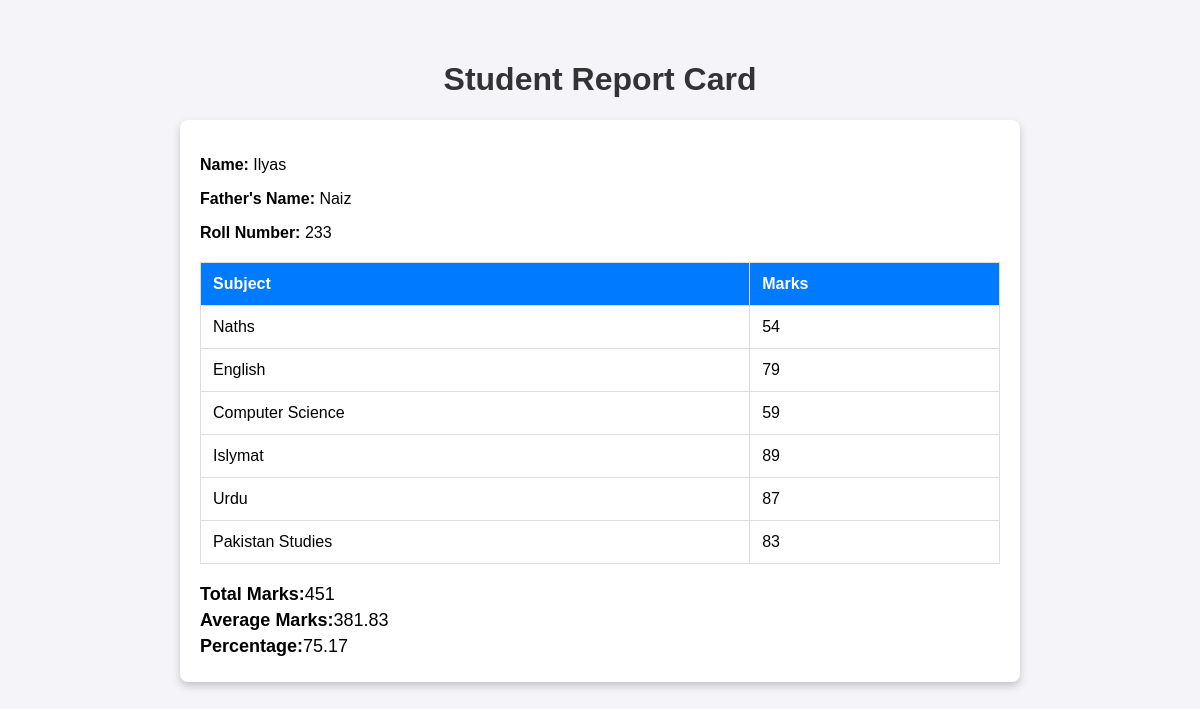
The page /student/ on the database its author committed.
### CurdApp/models.py (models this page shows, shortened)
class Student(models.Model):
    std_name = models.CharField(max_length=200)
    std_father_name = models.CharField(max_length=200)
    std_roll_no = models.CharField(max_length=200)
    std_class = models.IntegerField()
    english = models.IntegerField(default=100)
    urdu = models.IntegerField(default=100)
    computer_science = models.IntegerField(default=100)
    islmyast = models.IntegerField(default=100)
    maths = models.IntegerField(default=100)
    pak_study = models.IntegerField(default=100)
    @property
    def avg_marks(self):
        averg = self.english + self.urdu + self.computer_science + self.islmyast + self.maths + self.pak_study / 6
        return round(averg, 2)
    @property
    def std_percent(self):
        marks = self.english + self.urdu + self.maths + self.computer_science + self.islmyast + self.pak_study
        percentage = marks * 100 / 600
        return round(percentage, 2)
    @property
    def total_marks(self):
        total = self.english + self.urdu + self.maths + self.computer_science + self.islmyast + self.pak_study
        return total

### CurdApp/views.py (the view)
# urls.py: path('student/', views.student, name= 'student'),
def student(request):
    student = models.Student.objects.all()
    context = {
        'students': student
    }
    return render(request, 'student.html', context)

### templates/student.html (shortened to what this page needs)
<!DOCTYPE html>
<html lang="en">
<head>
</head>
<body>
    <h1>Student Report Card</h1>
    <div class="student-data" method="POST">
        {% for student in students %}
        <p><strong>Name:</strong> {{student.std_name}}</p>
        <p><strong>Father's Name:</strong>  {{student.std_father_name }}</p>
        <p><strong>Roll Number:</strong> {{student.std_roll_no}}</p>
        <table>
            <thead>
                <tr>
                    <th>Subject</th>
                    <th>Marks</th>
                </tr>
            </thead>
            <tbody>
                <tr>
                    <td>Naths</td>
                    <td>{{ student.maths}}</td>
                </tr>
                <tr>
                    <td>English </td>
                    <td>{{ student.english}}</td>
                </tr>
                <tr>
                    <td>Computer Science</td>
                    <td>{{ student.computer_science }}</td>
                </tr>
                <tr>
                    <td>Islymat</td>
                    <td>{{student.islmyast}}</td>
                </tr>
                <tr>
                    <td>Urdu</td>
                    <td>{{student.urdu}}</td>
                </tr>
                <tr>
                    <td>Pakistan Studies</td>
                    <td>{{student.pak_study}}</td>
               </tr>
            </tbody>
        </table>
        <div class="summary">
            <p><strong>Total Marks:</strong>{{student.total_marks}}</p>
            <p><strong>Average Marks:</strong>{{student.avg_marks}}</p>
            <p><strong>Percentage:</strong>{{student.std_percent}}</p>
        </div>
        {%endfor%}
    </div>
</body>
</html>

### templates/student.html (style rules this page uses)
body { font-family: Arial, sans-serif; margin: 20px; padding: 20px; background-color: #f4f4f9; }
h1 { text-align: center; color: #333; }
.student-data { max-width: 800px; margin: 20px auto; padding: 20px; background: #fff; border-radius: 8px; box-shadow: 0 4px 8px rgba(0, 0, 0, 0.2); }
table { width: 100%; border-collapse: collapse; margin: 20px 0; }
table, th, td { border: 1px solid #ddd; }
th, td { padding: 12px; text-align: left; }
th { background-color: #007BFF; color: #fff; }
.summary { margin-top: 20px; }
.summary p { font-size: 18px; margin: 5px 0; }

### rows shown on the page
Student: std_name "Ilyas", std_father_name "Naiz", std_roll_no "233", maths "54", english "79", computer_science "59", islmyast "89", urdu "87", pak_study "83", total_marks "451", avg_marks "381.83", std_percent "75.17"
